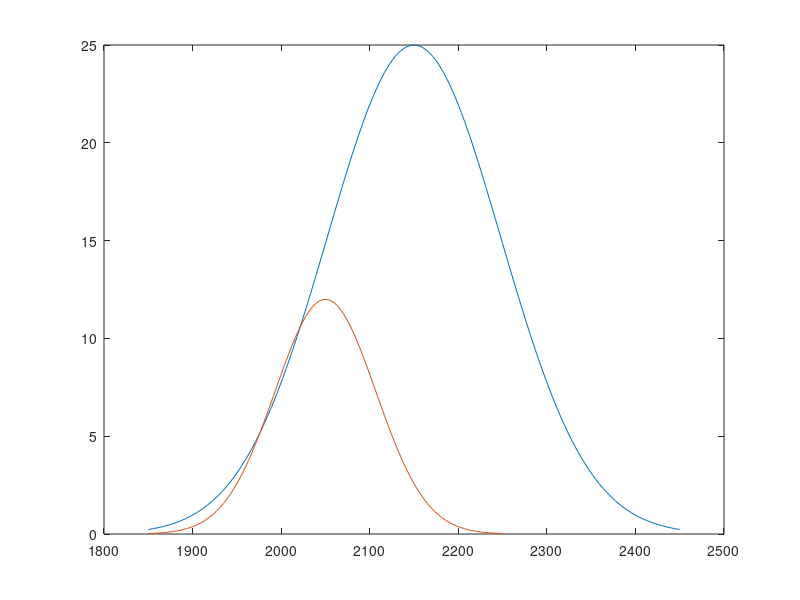

The MATLAB script that drew this image:
clc
clear 

TimeN = linspace(1850,2450);
xN = TimeN;
curveN = 25;
center = 2150;
stdN = 98;

GaussNormal = curveN*exp(-(xN - center).^2/(2*stdN.^2));

TimeM = linspace(1850,2250);
xM = TimeM;
curveM = 12;
center = 2050;
stdM = 57;

GaussMitigation = curveM*exp(-(xM - center).^2/(2*stdM.^2));

plot(TimeN, GaussNormal)
hold on
plot(TimeM, GaussMitigation)